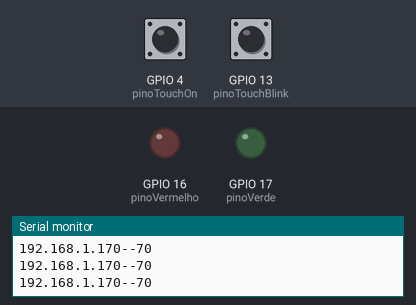
A sketch run on a simulated ESP32. Shown: output pins drawn as LEDs (lit = HIGH), the last lines printed to the serial monitor. Dashed ring = blinking. Inputs (shaded band) come from the test bench; at power-on: GPIO 13 (pinoTouchBlink) HIGH, GPIO 4 (pinoTouchOn) HIGH.

Above: at 2.2 s.
2.3 s: GPIO 13 (pinoTouchBlink) pulled LOW for 1 s
At 2.46 s:
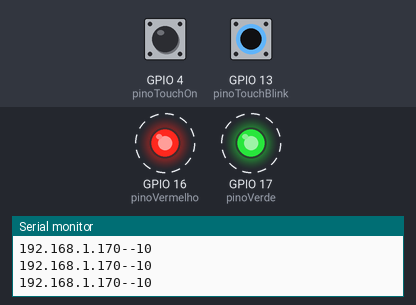
4.8 s: GPIO 13 (pinoTouchBlink) pulled LOW for 3.2 s
At 8.8 s:
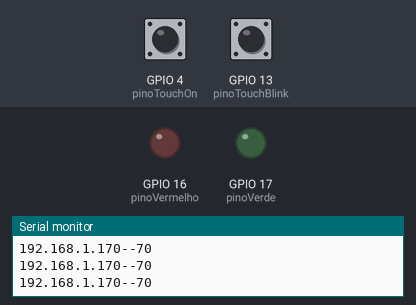
9.5 s: GPIO 4 (pinoTouchOn) pulled LOW for 3.2 s
At 10.4 s:
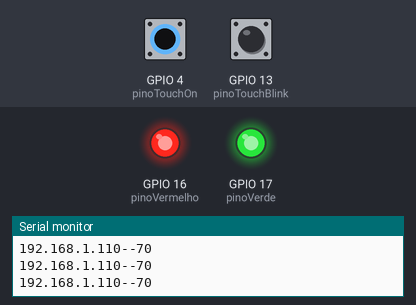
Timing chart, 0 to 14.2 s (numbered marks = the images above; inputs shaded):
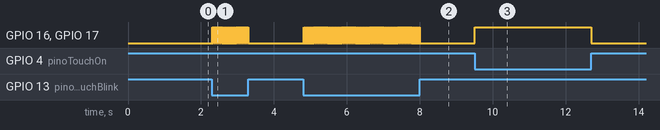

Measured:
- after the input at 2.3 s, GPIO 16 (pinoVermelho), GPIO 17 (pinoVerde): alternates HIGH for 0.01 s and LOW for 0.01 s, 96 changes in all, then stays LOW, starting at once
- after the input at 4.8 s, GPIO 16 (pinoVermelho), GPIO 17 (pinoVerde): alternates HIGH for 0.01 s and LOW for 0.01 s, 308 changes in all, then stays LOW, starting at once
- after the input at 9.5 s, GPIO 16 (pinoVermelho), GPIO 17 (pinoVerde): LOW → HIGH at once, → LOW 3.2 s later

The sketch:

hackathonccr_hardware.ino
```cpp
#include <WiFi.h>
 #define SSID "ESP32Server"
#define PASSWORD "87654321"
#define SERVER_PORT 33333


int pinoVermelho = 16; //pino que ligamos o LED vermelho
int pinoVerde = 17; //pino que ligamos o LED verde
int pinoTouchOn = 4; //pino com sensor touch (pode-se usar a constante nativa T0)
int pinoTouchBlink = 13; //pino com sensor touch (pode-se usar a constante nativa T4)
int capacitanciaMaxima = 20; //valor que nos da a certeza de toque (ache esse valor através da calibragem)

 //Arquivo principal. Neste arquivo vão os 'includes' e as configurações principais
//que são compartilhadas entre os outros arquivos .ino

//Protocolo que o Server e o Client utilizarão para se comunicar
enum Protocol{
    PIN, //Pino que se deseja alterar o estado
    VALUE, //Estado para qual o pino deve ir (HIGH = 1 ou LOW = 0)
    BUFFER_SIZE //O tamanho do nosso protocolo. IMPORTANTE: deixar sempre como último do enum
};

//Diretiva de compilação que informará qual arquivo que queremos que seja compilado
//Caso queira que o arquivo Client.ino seja compilado, remova ou comente a linha do '#define'
//abaixo
//Caso queira que o arquivo Server.ino seja compilado, deixe o '#define IS_SERVER' abaixo descomentado


WiFiServer server(SERVER_PORT);

void setup()
{
   Serial.begin(115200);
   delay(1000);
   pinMode(pinoVermelho, OUTPUT);
   pinMode(pinoVerde, OUTPUT);

   //Coloca este ESP como Access Point
    WiFi.mode(WIFI_AP);
    //SSID e Senha para se conectarem a este ESP
    WiFi.softAP(SSID, PASSWORD);
    //Inicia o server
    server.begin();

}

void loop()
{

  //Verifica se tem algum cliente se conectando
    WiFiClient client = server.available();
    if (client)
    {
        //Se o cliente tem dados que deseja nos enviar
        if (client.available())
        {//Criamos um buffer para colocar os dados
           uint8_t buffer[Protocol::BUFFER_SIZE];
            //Colocamos os dados enviados pelo cliente no buffer
            int len = client.read(buffer, Protocol::BUFFER_SIZE);
            //Verificamos qual o pino que o cliente enviou
            int pinNumber = buffer[Protocol::PIN];
            //Verificamos qual o valor deste pino
            int value = buffer[Protocol::VALUE];
            //Colocamos o pino em modo de saída
            pinMode(pinNumber, OUTPUT);
            //Alteramos o estado do pino para o valor passado
            digitalWrite(pinNumber, value);
        }

        //Fecha a conexão com o cliente
        client.stop();
    }

  Serial.print(touchRead(pinoTouchOn));
  Serial.print("-");
  Serial.print("-");

  Serial.println(touchRead(pinoTouchBlink));

  Serial.print(WiFi.gatewayIP());
  int mediaT0 = 0;
  int mediaT4 = 0;
  //faz 100 leituras de cada sensor touch e calcula a média do valor lido
  for(int i=0; i< 100; i++)
  {
    mediaT0 += touchRead(pinoTouchOn);
    mediaT4 += touchRead(pinoTouchBlink);
  }

  mediaT0 = mediaT0 / 100;
  mediaT4 = mediaT4 / 100;

  //verifica se o valor médio lido no pinoTouchOn é menor que a capacitância máxima definida
  //se verdadeiro, isso caracteriza um toque
  // os LEDs vemelho e verde ficarão acesos
  if(mediaT0 < capacitanciaMaxima)
  {
    digitalWrite(pinoVermelho, HIGH);
    digitalWrite(pinoVerde, HIGH);
  }
  //verifica se o valor médio lido no pinoTouchBlink é menor que a capacitância máxima definida
  //se verdadeiro, isso caracteriza um toque
  // os LEDs vemelho e verde ficarão piscando com um intervalo de 500 ms
  else if(mediaT4 < capacitanciaMaxima)
  {
    digitalWrite(pinoVermelho, !digitalRead(pinoVermelho)); //inverte o estado atual do LED (HIGH/LOW)
    digitalWrite(pinoVerde, !digitalRead(pinoVerde)); //inverte o estado atual do LED (HIGH/LOW)
    //delay(500);
  }
  //se nenhum dos pinos touch estão sendo tocados, os LEDS ficam apagados
  else{
    digitalWrite(pinoVermelho, LOW);
    digitalWrite(pinoVerde, LOW);
  }
  //delay(10);
}
```
